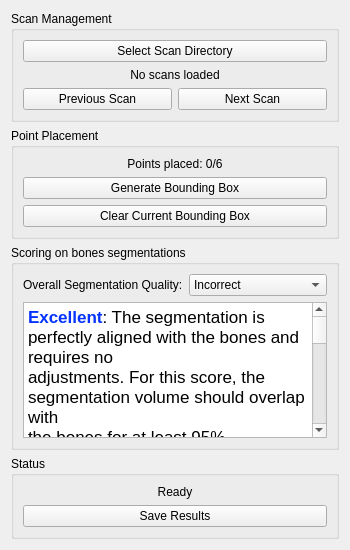
<?xml version="1.0" encoding="UTF-8"?>
<ui version="4.0">
 <class>BbxFromPoints</class>
 <widget class="qMRMLWidget" name="BbxFromPoints">
  <property name="geometry">
   <rect>
    <x>0</x>
    <y>0</y>
    <width>350</width>
    <height>550</height>
   </rect>
  </property>
  <layout class="QVBoxLayout" name="verticalLayout">
   <item>
    <widget class="QGroupBox" name="scanGroup">
     <property name="title">
      <string>Scan Management</string>
     </property>
     <layout class="QVBoxLayout" name="verticalLayout_2">
      <item>
       <widget class="QPushButton" name="selectDirectoryButton">
        <property name="text">
         <string>Select Scan Directory</string>
        </property>
       </widget>
      </item>
      <item>
       <widget class="QLabel" name="scanLabel">
        <property name="text">
         <string>No scans loaded</string>
        </property>
        <property name="alignment">
         <set>Qt::AlignCenter</set>
        </property>
       </widget>
      </item>
      <item>
       <layout class="QHBoxLayout" name="horizontalLayout">
        <item>
         <widget class="QPushButton" name="previousButton">
          <property name="text">
           <string>Previous Scan</string>
          </property>
         </widget>
        </item>
        <item>
         <widget class="QPushButton" name="nextButton">
          <property name="text">
           <string>Next Scan</string>
          </property>
         </widget>
        </item>
       </layout>
      </item>
     </layout>
    </widget>
   </item>
   <item>
    <widget class="QGroupBox" name="pointsGroup">
     <property name="title">
      <string>Point Placement</string>
     </property>
     <layout class="QVBoxLayout" name="verticalLayout_3">
      <item>
       <widget class="QLabel" name="pointsCountLabel">
        <property name="text">
         <string>Points placed: 0/6</string>
        </property>
        <property name="alignment">
         <set>Qt::AlignCenter</set>
        </property>
       </widget>
      </item>
      <item>
       <widget class="QPushButton" name="generateButton">
        <property name="text">
         <string>Generate Bounding Box</string>
        </property>
       </widget>
      </item>
      <item>
       <widget class="QPushButton" name="clearButton">
        <property name="text">
         <string>Clear Current Bounding Box</string>
        </property>
       </widget>
      </item>
     </layout>
    </widget>
   </item>
   <item>
    <widget class="QGroupBox" name="scoringGroup">
     <property name="title">
      <string>Scoring on bones segmentations</string>
     </property>
     <layout class="QFormLayout" name="formLayout">
      <item row="0" column="0">
       <widget class="QLabel" name="segScoreLabel">
        <property name="text">
         <string>Overall Segmentation Quality:</string>
        </property>
       </widget>
      </item>
      <item row="0" column="1">
       <widget class="QComboBox" name="segScoreComboBox">
        <item>
         <property name="text">
          <string>Incorrect</string>
         </property>
        </item>
        <item>
         <property name="text">
          <string>Insufficient</string>
         </property>
        </item>
        <item>
         <property name="text">
          <string>Sufficient</string>
         </property>
        </item>
        <item>
         <property name="text">
          <string>Excellent</string>
         </property>
        </item>
       </widget>
      </item>
      <item row="1" column="0" colspan="2">
       <widget class="QTextBrowser" name="textBrowser">
        <property name="html">
         <string>&lt;!DOCTYPE HTML PUBLIC &quot;-//W3C//DTD HTML 4.0//EN&quot; &quot;http://www.w3.org/TR/REC-html40/strict.dtd&quot;&gt;
&lt;html&gt;&lt;head&gt;&lt;meta name=&quot;qrichtext&quot; content=&quot;1&quot; /&gt;&lt;style type=&quot;text/css&quot;&gt;
p, li { white-space: pre-wrap; }
&lt;/style&gt;&lt;/head&gt;&lt;body style=&quot; font-family:'.AppleSystemUIFont'; font-size:13pt; font-weight:400; font-style:normal;&quot;&gt;
&lt;p style=&quot; margin-top:0px; margin-bottom:0px; margin-left:0px; margin-right:0px; -qt-block-indent:0; text-indent:0px;&quot;&gt;&lt;span style=&quot; font-family:'Helvetica'; font-weight:600; color:#0433ff;&quot;&gt;Excellent&lt;/span&gt;&lt;span style=&quot; font-family:'Helvetica'; color:#000000;&quot;&gt;: The segmentation is perfectly aligned with the bones and requires no&lt;/span&gt;&lt;/p&gt;
&lt;p style=&quot; margin-top:0px; margin-bottom:0px; margin-left:0px; margin-right:0px; -qt-block-indent:0; text-indent:0px;&quot;&gt;&lt;span style=&quot; font-family:'Helvetica'; color:#000000;&quot;&gt;adjustments. For this score, the segmentation volume should overlap with&lt;/span&gt;&lt;/p&gt;
&lt;p style=&quot; margin-top:0px; margin-bottom:0px; margin-left:0px; margin-right:0px; -qt-block-indent:0; text-indent:0px;&quot;&gt;&lt;span style=&quot; font-family:'Helvetica'; color:#000000;&quot;&gt;the bones for &lt;/span&gt;&lt;span style=&quot; font-family:'Helvetica'; text-decoration: underline; color:#000000;&quot;&gt;at least 95%&lt;/span&gt;&lt;span style=&quot; font-family:'Helvetica'; color:#000000;&quot;&gt;.&lt;/span&gt; &lt;/p&gt;
&lt;p style=&quot;-qt-paragraph-type:empty; margin-top:0px; margin-bottom:0px; margin-left:0px; margin-right:0px; -qt-block-indent:0; text-indent:0px;&quot;&gt;&lt;br /&gt;&lt;/p&gt;
&lt;p style=&quot; margin-top:0px; margin-bottom:0px; margin-left:0px; margin-right:0px; -qt-block-indent:0; text-indent:0px;&quot;&gt;&lt;span style=&quot; font-weight:600; color:#ff9300;&quot;&gt;Sufficient&lt;/span&gt;: &lt;span style=&quot; font-family:'Helvetica'; color:#000000;&quot;&gt;The segmentation is aligned with the bones, however, could benefit from&lt;/span&gt;&lt;/p&gt;
&lt;p style=&quot; margin-top:0px; margin-bottom:0px; margin-left:0px; margin-right:0px; -qt-block-indent:0; text-indent:0px;&quot;&gt;&lt;span style=&quot; font-family:'Helvetica'; color:#000000;&quot;&gt;minor adjustments. For this score, the segmentation volume should&lt;/span&gt;&lt;/p&gt;
&lt;p style=&quot; margin-top:0px; margin-bottom:0px; margin-left:0px; margin-right:0px; -qt-block-indent:0; text-indent:0px;&quot;&gt;&lt;span style=&quot; font-family:'Helvetica'; color:#000000;&quot;&gt;overlap with the tumor for &lt;/span&gt;&lt;span style=&quot; font-family:'Helvetica'; text-decoration: underline; color:#000000;&quot;&gt;at least 75%&lt;/span&gt;&lt;span style=&quot; font-family:'Helvetica'; color:#000000;&quot;&gt;.&lt;/span&gt; &lt;/p&gt;
&lt;p style=&quot;-qt-paragraph-type:empty; margin-top:0px; margin-bottom:0px; margin-left:0px; margin-right:0px; -qt-block-indent:0; text-indent:0px;&quot;&gt;&lt;br /&gt;&lt;/p&gt;
&lt;p style=&quot; margin-top:0px; margin-bottom:0px; margin-left:0px; margin-right:0px; -qt-block-indent:0; text-indent:0px;&quot;&gt;&lt;span style=&quot; font-family:'Helvetica'; font-weight:600; color:#aa7942;&quot;&gt;Insufficient&lt;/span&gt;&lt;span style=&quot; font-family:'Helvetica'; color:#000000;&quot;&gt;: The segmentation misses parts of the bones, or parts are overlapping with&lt;/span&gt;&lt;/p&gt;
&lt;p style=&quot; margin-top:0px; margin-bottom:0px; margin-left:0px; margin-right:0px; -qt-block-indent:0; text-indent:0px;&quot;&gt;&lt;span style=&quot; font-family:'Helvetica'; color:#000000;&quot;&gt;other tissue, therefore major adjustments are required. For this score, the&lt;/span&gt;&lt;/p&gt;
&lt;p style=&quot; margin-top:0px; margin-bottom:0px; margin-left:0px; margin-right:0px; -qt-block-indent:0; text-indent:0px;&quot;&gt;&lt;span style=&quot; font-family:'Helvetica'; color:#000000;&quot;&gt;segmentation volume should overlap with the bones for &lt;/span&gt;&lt;span style=&quot; font-family:'Helvetica'; text-decoration: underline; color:#000000;&quot;&gt;at least 50%&lt;/span&gt;&lt;span style=&quot; font-family:'Helvetica'; color:#000000;&quot;&gt;.&lt;/span&gt; &lt;/p&gt;
&lt;p style=&quot;-qt-paragraph-type:empty; margin-top:0px; margin-bottom:0px; margin-left:0px; margin-right:0px; -qt-block-indent:0; text-indent:0px;&quot;&gt;&lt;br /&gt;&lt;/p&gt;
&lt;p style=&quot; margin-top:0px; margin-bottom:0px; margin-left:0px; margin-right:0px; -qt-block-indent:0; text-indent:0px;&quot;&gt;&lt;span style=&quot; font-weight:600; color:#ff2600;&quot;&gt;Incorrect&lt;/span&gt;: &lt;span style=&quot; font-family:'Helvetica'; color:#000000;&quot;&gt;the segmentation is not overlapping with the bones, or missing large areas&lt;/span&gt;&lt;/p&gt;
&lt;p style=&quot; margin-top:0px; margin-bottom:0px; margin-left:0px; margin-right:0px; -qt-block-indent:0; text-indent:0px;&quot;&gt;&lt;span style=&quot; font-family:'Helvetica'; color:#000000;&quot;&gt;of the bones. For this score, the segmentation volume does not overlap&lt;/span&gt;&lt;/p&gt;
&lt;p style=&quot; margin-top:0px; margin-bottom:0px; margin-left:0px; margin-right:0px; -qt-block-indent:0; text-indent:0px;&quot;&gt;&lt;span style=&quot; font-family:'Helvetica'; color:#000000;&quot;&gt;with the bones for &lt;/span&gt;&lt;span style=&quot; font-family:'Helvetica'; text-decoration: underline; color:#000000;&quot;&gt;&amp;lt;50%&lt;/span&gt;&lt;span style=&quot; font-family:'Helvetica'; color:#000000;&quot;&gt;.&lt;/span&gt; &lt;/p&gt;
&lt;p style=&quot;-qt-paragraph-type:empty; margin-top:0px; margin-bottom:0px; margin-left:0px; margin-right:0px; -qt-block-indent:0; text-indent:0px;&quot;&gt;&lt;br /&gt;&lt;/p&gt;&lt;/body&gt;&lt;/html&gt;</string>
        </property>
       </widget>
      </item>
     </layout>
    </widget>
   </item>
   <item>
    <widget class="QGroupBox" name="statusGroup">
     <property name="title">
      <string>Status</string>
     </property>
     <layout class="QVBoxLayout" name="verticalLayout_4">
      <item>
       <widget class="QLabel" name="statusLabel">
        <property name="text">
         <string>Ready</string>
        </property>
        <property name="alignment">
         <set>Qt::AlignCenter</set>
        </property>
       </widget>
      </item>
      <item>
       <widget class="QPushButton" name="saveButton">
        <property name="text">
         <string>Save Results</string>
        </property>
       </widget>
      </item>
     </layout>
    </widget>
   </item>
  </layout>
 </widget>
 <customwidgets>
  <customwidget>
   <class>qMRMLWidget</class>
   <extends>QWidget</extends>
   <header>qMRMLWidget.h</header>
   <container>1</container>
  </customwidget>
 </customwidgets>
 <resources/>
 <connections/>
</ui>
